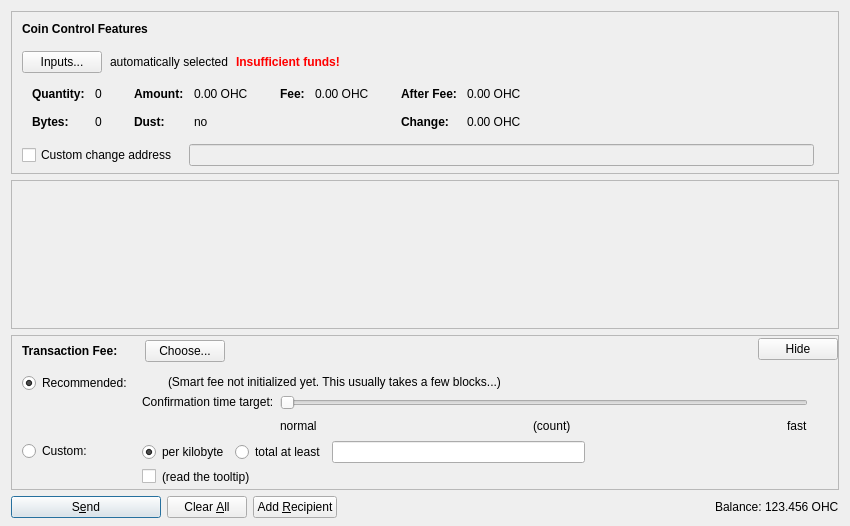
<?xml version="1.0" encoding="UTF-8"?>
<ui version="4.0">
 <class>SendCoinsDialog</class>
 <widget class="QDialog" name="SendCoinsDialog">
  <property name="geometry">
   <rect>
    <x>0</x>
    <y>0</y>
    <width>850</width>
    <height>526</height>
   </rect>
  </property>
  <property name="windowTitle">
   <string>Send Coins</string>
  </property>
  <layout class="QVBoxLayout" name="verticalLayout" stretch="0,1,0,0">
   <property name="bottomMargin">
    <number>8</number>
   </property>
   <item>
    <widget class="QFrame" name="frameCoinControl">
     <property name="sizePolicy">
      <sizepolicy hsizetype="Expanding" vsizetype="Expanding">
       <horstretch>0</horstretch>
       <verstretch>0</verstretch>
      </sizepolicy>
     </property>
     <property name="maximumSize">
      <size>
       <width>16777215</width>
       <height>16777215</height>
      </size>
     </property>
     <property name="frameShape">
      <enum>QFrame::StyledPanel</enum>
     </property>
     <property name="frameShadow">
      <enum>QFrame::Sunken</enum>
     </property>
     <layout class="QVBoxLayout" name="verticalLayoutCoinControl2">
      <property name="spacing">
       <number>0</number>
      </property>
      <property name="leftMargin">
       <number>0</number>
      </property>
      <property name="topMargin">
       <number>0</number>
      </property>
      <property name="rightMargin">
       <number>0</number>
      </property>
      <property name="bottomMargin">
       <number>6</number>
      </property>
      <item>
       <layout class="QVBoxLayout" name="verticalLayoutCoinControl" stretch="0,0,0,0,1">
        <property name="spacing">
         <number>0</number>
        </property>
        <property name="leftMargin">
         <number>10</number>
        </property>
        <property name="topMargin">
         <number>10</number>
        </property>
        <item>
         <layout class="QHBoxLayout" name="horizontalLayoutCoinControl1">
          <property name="bottomMargin">
           <number>15</number>
          </property>
          <item>
           <widget class="QLabel" name="labelCoinControlFeatures">
            <property name="sizePolicy">
             <sizepolicy hsizetype="Preferred" vsizetype="Maximum">
              <horstretch>0</horstretch>
              <verstretch>0</verstretch>
             </sizepolicy>
            </property>
            <property name="font">
             <font>
              <weight>75</weight>
              <bold>true</bold>
             </font>
            </property>
            <property name="styleSheet">
             <string notr="true">font-weight:bold;</string>
            </property>
            <property name="text">
             <string>Coin Control Features</string>
            </property>
           </widget>
          </item>
         </layout>
        </item>
        <item>
         <layout class="QHBoxLayout" name="horizontalLayoutCoinControl2" stretch="0,0,0,0">
          <property name="spacing">
           <number>8</number>
          </property>
          <property name="bottomMargin">
           <number>10</number>
          </property>
          <item>
           <widget class="QPushButton" name="pushButtonCoinControl">
            <property name="styleSheet">
             <string notr="true"/>
            </property>
            <property name="text">
             <string>Inputs...</string>
            </property>
            <property name="autoDefault">
             <bool>false</bool>
            </property>
           </widget>
          </item>
          <item>
           <widget class="QLabel" name="labelCoinControlAutomaticallySelected">
            <property name="text">
             <string>automatically selected</string>
            </property>
            <property name="margin">
             <number>5</number>
            </property>
           </widget>
          </item>
          <item>
           <widget class="QLabel" name="labelCoinControlInsuffFunds">
            <property name="font">
             <font>
              <weight>75</weight>
              <bold>true</bold>
             </font>
            </property>
            <property name="styleSheet">
             <string notr="true">color:red;font-weight:bold;</string>
            </property>
            <property name="text">
             <string>Insufficient funds!</string>
            </property>
            <property name="margin">
             <number>5</number>
            </property>
           </widget>
          </item>
          <item>
           <spacer name="horizontalSpacerCoinControl">
            <property name="orientation">
             <enum>Qt::Horizontal</enum>
            </property>
            <property name="sizeHint" stdset="0">
             <size>
              <width>40</width>
              <height>1</height>
             </size>
            </property>
           </spacer>
          </item>
         </layout>
        </item>
        <item>
         <widget class="QWidget" name="widgetCoinControl" native="true">
          <property name="sizePolicy">
           <sizepolicy hsizetype="Preferred" vsizetype="Preferred">
            <horstretch>0</horstretch>
            <verstretch>0</verstretch>
           </sizepolicy>
          </property>
          <property name="minimumSize">
           <size>
            <width>0</width>
            <height>0</height>
           </size>
          </property>
          <property name="styleSheet">
           <string notr="true"/>
          </property>
          <layout class="QHBoxLayout" name="horizontalLayoutCoinControl5">
           <property name="leftMargin">
            <number>0</number>
           </property>
           <property name="topMargin">
            <number>0</number>
           </property>
           <property name="rightMargin">
            <number>0</number>
           </property>
           <property name="bottomMargin">
            <number>0</number>
           </property>
           <item>
            <layout class="QHBoxLayout" name="horizontalLayoutCoinControl3" stretch="0,0,0,1">
             <property name="spacing">
              <number>20</number>
             </property>
             <property name="topMargin">
              <number>0</number>
             </property>
             <property name="bottomMargin">
              <number>10</number>
             </property>
             <item>
              <layout class="QFormLayout" name="formLayoutCoinControl1">
               <property name="horizontalSpacing">
                <number>10</number>
               </property>
               <property name="verticalSpacing">
                <number>14</number>
               </property>
               <property name="leftMargin">
                <number>10</number>
               </property>
               <property name="topMargin">
                <number>4</number>
               </property>
               <property name="rightMargin">
                <number>6</number>
               </property>
               <item row="0" column="0">
                <widget class="QLabel" name="labelCoinControlQuantityText">
                 <property name="font">
                  <font>
                   <weight>75</weight>
                   <bold>true</bold>
                  </font>
                 </property>
                 <property name="text">
                  <string>Quantity:</string>
                 </property>
                 <property name="margin">
                  <number>0</number>
                 </property>
                </widget>
               </item>
               <item row="0" column="1">
                <widget class="QLabel" name="labelCoinControlQuantity">
                 <property name="cursor">
                  <cursorShape>IBeamCursor</cursorShape>
                 </property>
                 <property name="contextMenuPolicy">
                  <enum>Qt::ActionsContextMenu</enum>
                 </property>
                 <property name="text">
                  <string notr="true">0</string>
                 </property>
                 <property name="margin">
                  <number>0</number>
                 </property>
                 <property name="textInteractionFlags">
                  <set>Qt::LinksAccessibleByMouse|Qt::TextSelectableByKeyboard|Qt::TextSelectableByMouse</set>
                 </property>
                </widget>
               </item>
               <item row="1" column="0">
                <widget class="QLabel" name="labelCoinControlBytesText">
                 <property name="font">
                  <font>
                   <weight>75</weight>
                   <bold>true</bold>
                  </font>
                 </property>
                 <property name="text">
                  <string>Bytes:</string>
                 </property>
                </widget>
               </item>
               <item row="1" column="1">
                <widget class="QLabel" name="labelCoinControlBytes">
                 <property name="cursor">
                  <cursorShape>IBeamCursor</cursorShape>
                 </property>
                 <property name="contextMenuPolicy">
                  <enum>Qt::ActionsContextMenu</enum>
                 </property>
                 <property name="text">
                  <string notr="true">0</string>
                 </property>
                 <property name="textInteractionFlags">
                  <set>Qt::LinksAccessibleByMouse|Qt::TextSelectableByKeyboard|Qt::TextSelectableByMouse</set>
                 </property>
                </widget>
               </item>
              </layout>
             </item>
             <item>
              <layout class="QFormLayout" name="formLayoutCoinControl2">
               <property name="horizontalSpacing">
                <number>10</number>
               </property>
               <property name="verticalSpacing">
                <number>14</number>
               </property>
               <property name="leftMargin">
                <number>6</number>
               </property>
               <property name="topMargin">
                <number>4</number>
               </property>
               <property name="rightMargin">
                <number>6</number>
               </property>
               <item row="0" column="0">
                <widget class="QLabel" name="labelCoinControlAmountText">
                 <property name="font">
                  <font>
                   <weight>75</weight>
                   <bold>true</bold>
                  </font>
                 </property>
                 <property name="text">
                  <string>Amount:</string>
                 </property>
                 <property name="margin">
                  <number>0</number>
                 </property>
                </widget>
               </item>
               <item row="0" column="1">
                <widget class="QLabel" name="labelCoinControlAmount">
                 <property name="cursor">
                  <cursorShape>IBeamCursor</cursorShape>
                 </property>
                 <property name="contextMenuPolicy">
                  <enum>Qt::ActionsContextMenu</enum>
                 </property>
                 <property name="text">
                  <string notr="true">0.00 OHC</string>
                 </property>
                 <property name="textInteractionFlags">
                  <set>Qt::LinksAccessibleByMouse|Qt::TextSelectableByKeyboard|Qt::TextSelectableByMouse</set>
                 </property>
                </widget>
               </item>
               <item row="1" column="0">
                <widget class="QLabel" name="labelCoinControlLowOutputText">
                 <property name="font">
                  <font>
                   <weight>75</weight>
                   <bold>true</bold>
                  </font>
                 </property>
                 <property name="text">
                  <string>Dust:</string>
                 </property>
                </widget>
               </item>
               <item row="1" column="1">
                <widget class="QLabel" name="labelCoinControlLowOutput">
                 <property name="cursor">
                  <cursorShape>IBeamCursor</cursorShape>
                 </property>
                 <property name="contextMenuPolicy">
                  <enum>Qt::ActionsContextMenu</enum>
                 </property>
                 <property name="text">
                  <string notr="true">no</string>
                 </property>
                 <property name="textInteractionFlags">
                  <set>Qt::LinksAccessibleByMouse|Qt::TextSelectableByKeyboard|Qt::TextSelectableByMouse</set>
                 </property>
                </widget>
               </item>
              </layout>
             </item>
             <item>
              <layout class="QFormLayout" name="formLayoutCoinControl3">
               <property name="horizontalSpacing">
                <number>10</number>
               </property>
               <property name="verticalSpacing">
                <number>14</number>
               </property>
               <property name="leftMargin">
                <number>6</number>
               </property>
               <property name="topMargin">
                <number>4</number>
               </property>
               <property name="rightMargin">
                <number>6</number>
               </property>
               <item row="0" column="0">
                <widget class="QLabel" name="labelCoinControlFeeText">
                 <property name="font">
                  <font>
                   <weight>75</weight>
                   <bold>true</bold>
                  </font>
                 </property>
                 <property name="text">
                  <string>Fee:</string>
                 </property>
                 <property name="margin">
                  <number>0</number>
                 </property>
                </widget>
               </item>
               <item row="0" column="1">
                <widget class="QLabel" name="labelCoinControlFee">
                 <property name="cursor">
                  <cursorShape>IBeamCursor</cursorShape>
                 </property>
                 <property name="contextMenuPolicy">
                  <enum>Qt::ActionsContextMenu</enum>
                 </property>
                 <property name="text">
                  <string notr="true">0.00 OHC</string>
                 </property>
                 <property name="textInteractionFlags">
                  <set>Qt::LinksAccessibleByMouse|Qt::TextSelectableByKeyboard|Qt::TextSelectableByMouse</set>
                 </property>
                </widget>
               </item>
              </layout>
             </item>
             <item>
              <layout class="QFormLayout" name="formLayoutCoinControl4">
               <property name="horizontalSpacing">
                <number>10</number>
               </property>
               <property name="verticalSpacing">
                <number>14</number>
               </property>
               <property name="leftMargin">
                <number>6</number>
               </property>
               <property name="topMargin">
                <number>4</number>
               </property>
               <property name="rightMargin">
                <number>6</number>
               </property>
               <item row="0" column="0">
                <widget class="QLabel" name="labelCoinControlAfterFeeText">
                 <property name="font">
                  <font>
                   <weight>75</weight>
                   <bold>true</bold>
                  </font>
                 </property>
                 <property name="text">
                  <string>After Fee:</string>
                 </property>
                 <property name="margin">
                  <number>0</number>
                 </property>
                </widget>
               </item>
               <item row="0" column="1">
                <widget class="QLabel" name="labelCoinControlAfterFee">
                 <property name="cursor">
                  <cursorShape>IBeamCursor</cursorShape>
                 </property>
                 <property name="contextMenuPolicy">
                  <enum>Qt::ActionsContextMenu</enum>
                 </property>
                 <property name="text">
                  <string notr="true">0.00 OHC</string>
                 </property>
                 <property name="textInteractionFlags">
                  <set>Qt::LinksAccessibleByMouse|Qt::TextSelectableByKeyboard|Qt::TextSelectableByMouse</set>
                 </property>
                </widget>
               </item>
               <item row="1" column="0">
                <widget class="QLabel" name="labelCoinControlChangeText">
                 <property name="font">
                  <font>
                   <weight>75</weight>
                   <bold>true</bold>
                  </font>
                 </property>
                 <property name="text">
                  <string>Change:</string>
                 </property>
                </widget>
               </item>
               <item row="1" column="1">
                <widget class="QLabel" name="labelCoinControlChange">
                 <property name="cursor">
                  <cursorShape>IBeamCursor</cursorShape>
                 </property>
                 <property name="contextMenuPolicy">
                  <enum>Qt::ActionsContextMenu</enum>
                 </property>
                 <property name="text">
                  <string notr="true">0.00 OHC</string>
                 </property>
                 <property name="textInteractionFlags">
                  <set>Qt::LinksAccessibleByMouse|Qt::TextSelectableByKeyboard|Qt::TextSelectableByMouse</set>
                 </property>
                </widget>
               </item>
              </layout>
             </item>
            </layout>
           </item>
          </layout>
         </widget>
        </item>
        <item>
         <layout class="QHBoxLayout" name="horizontalLayoutCoinControl4" stretch="0,0,0">
          <property name="spacing">
           <number>12</number>
          </property>
          <property name="sizeConstraint">
           <enum>QLayout::SetDefaultConstraint</enum>
          </property>
          <property name="topMargin">
           <number>5</number>
          </property>
          <property name="rightMargin">
           <number>5</number>
          </property>
          <item>
           <widget class="QCheckBox" name="checkBoxCoinControlChange">
            <property name="toolTip">
             <string>If this is activated, but the change address is empty or invalid, change will be sent to a newly generated address.</string>
            </property>
            <property name="text">
             <string>Custom change address</string>
            </property>
           </widget>
          </item>
          <item>
           <widget class="QValidatedLineEdit" name="lineEditCoinControlChange">
            <property name="enabled">
             <bool>false</bool>
            </property>
            <property name="sizePolicy">
             <sizepolicy hsizetype="Expanding" vsizetype="Fixed">
              <horstretch>0</horstretch>
              <verstretch>0</verstretch>
             </sizepolicy>
            </property>
           </widget>
          </item>
          <item>
           <widget class="QLabel" name="labelCoinControlChangeLabel">
            <property name="sizePolicy">
             <sizepolicy hsizetype="Preferred" vsizetype="Expanding">
              <horstretch>0</horstretch>
              <verstretch>0</verstretch>
             </sizepolicy>
            </property>
            <property name="minimumSize">
             <size>
              <width>0</width>
              <height>0</height>
             </size>
            </property>
            <property name="text">
             <string/>
            </property>
            <property name="margin">
             <number>3</number>
            </property>
           </widget>
          </item>
         </layout>
        </item>
        <item>
         <spacer name="verticalSpacerCoinControl">
          <property name="orientation">
           <enum>Qt::Vertical</enum>
          </property>
          <property name="sizeHint" stdset="0">
           <size>
            <width>800</width>
            <height>1</height>
           </size>
          </property>
         </spacer>
        </item>
       </layout>
      </item>
     </layout>
    </widget>
   </item>
   <item>
    <widget class="QScrollArea" name="scrollArea">
     <property name="widgetResizable">
      <bool>true</bool>
     </property>
     <widget class="QWidget" name="scrollAreaWidgetContents">
      <property name="geometry">
       <rect>
        <x>0</x>
        <y>0</y>
        <width>830</width>
        <height>104</height>
       </rect>
      </property>
      <layout class="QVBoxLayout" name="verticalLayout_2" stretch="0,1">
       <property name="leftMargin">
        <number>0</number>
       </property>
       <property name="topMargin">
        <number>0</number>
       </property>
       <property name="rightMargin">
        <number>0</number>
       </property>
       <property name="bottomMargin">
        <number>0</number>
       </property>
       <item>
        <layout class="QVBoxLayout" name="entries">
         <property name="spacing">
          <number>6</number>
         </property>
        </layout>
       </item>
       <item>
        <spacer name="verticalSpacer">
         <property name="orientation">
          <enum>Qt::Vertical</enum>
         </property>
         <property name="sizeHint" stdset="0">
          <size>
           <width>20</width>
           <height>40</height>
          </size>
         </property>
        </spacer>
       </item>
      </layout>
     </widget>
    </widget>
   </item>
   <item>
    <widget class="QFrame" name="frameFee">
     <property name="sizePolicy">
      <sizepolicy hsizetype="Expanding" vsizetype="Expanding">
       <horstretch>0</horstretch>
       <verstretch>0</verstretch>
      </sizepolicy>
     </property>
     <property name="maximumSize">
      <size>
       <width>16777215</width>
       <height>16777215</height>
      </size>
     </property>
     <property name="frameShape">
      <enum>QFrame::StyledPanel</enum>
     </property>
     <property name="frameShadow">
      <enum>QFrame::Sunken</enum>
     </property>
     <layout class="QVBoxLayout" name="verticalLayoutFee1">
      <property name="spacing">
       <number>0</number>
      </property>
      <property name="leftMargin">
       <number>0</number>
      </property>
      <property name="topMargin">
       <number>0</number>
      </property>
      <property name="rightMargin">
       <number>0</number>
      </property>
      <property name="bottomMargin">
       <number>0</number>
      </property>
      <item>
       <layout class="QVBoxLayout" name="verticalLayoutFee2" stretch="0,0,0">
        <property name="spacing">
         <number>0</number>
        </property>
        <property name="leftMargin">
         <number>10</number>
        </property>
        <property name="topMargin">
         <number>0</number>
        </property>
        <item>
         <layout class="QHBoxLayout" name="horizontalLayoutFee1">
          <property name="bottomMargin">
           <number>0</number>
          </property>
          <item>
           <layout class="QVBoxLayout" name="verticalLayoutFee7">
            <property name="spacing">
             <number>0</number>
            </property>
            <item>
             <spacer name="verticalSpacerSmartFee">
              <property name="orientation">
               <enum>Qt::Vertical</enum>
              </property>
              <property name="sizeType">
               <enum>QSizePolicy::Fixed</enum>
              </property>
              <property name="sizeHint" stdset="0">
               <size>
                <width>1</width>
                <height>4</height>
               </size>
              </property>
             </spacer>
            </item>
            <item>
             <layout class="QHBoxLayout" name="horizontalLayoutSmartFee">
              <property name="spacing">
               <number>10</number>
              </property>
              <item>
               <widget class="QLabel" name="labelFeeHeadline">
                <property name="sizePolicy">
                 <sizepolicy hsizetype="Preferred" vsizetype="Maximum">
                  <horstretch>0</horstretch>
                  <verstretch>0</verstretch>
                 </sizepolicy>
                </property>
                <property name="font">
                 <font>
                  <weight>75</weight>
                  <bold>true</bold>
                 </font>
                </property>
                <property name="styleSheet">
                 <string notr="true">font-weight:bold;</string>
                </property>
                <property name="text">
                 <string>Transaction Fee:</string>
                </property>
               </widget>
              </item>
              <item>
               <widget class="QLabel" name="labelFeeMinimized">
                <property name="text">
                 <string/>
                </property>
               </widget>
              </item>
              <item>
               <widget class="QPushButton" name="buttonChooseFee">
                <property name="text">
                 <string>Choose...</string>
                </property>
               </widget>
              </item>
             </layout>
            </item>
            <item>
             <spacer name="verticalSpacer_5">
              <property name="orientation">
               <enum>Qt::Vertical</enum>
              </property>
              <property name="sizeHint" stdset="0">
               <size>
                <width>1</width>
                <height>1</height>
               </size>
              </property>
             </spacer>
            </item>
           </layout>
          </item>
          <item>
           <spacer name="horizontalSpacer_4">
            <property name="orientation">
             <enum>Qt::Horizontal</enum>
            </property>
            <property name="sizeHint" stdset="0">
             <size>
              <width>40</width>
              <height>20</height>
             </size>
            </property>
           </spacer>
          </item>
          <item>
           <widget class="QPushButton" name="buttonMinimizeFee">
            <property name="toolTip">
             <string>collapse fee-settings</string>
            </property>
            <property name="text">
             <string>Hide</string>
            </property>
           </widget>
          </item>
         </layout>
        </item>
        <item>
         <widget class="QFrame" name="frameFeeSelection">
          <layout class="QVBoxLayout" name="verticalLayoutFee12">
           <property name="spacing">
            <number>0</number>
           </property>
           <property name="leftMargin">
            <number>0</number>
           </property>
           <property name="topMargin">
            <number>0</number>
           </property>
           <property name="rightMargin">
            <number>0</number>
           </property>
           <property name="bottomMargin">
            <number>0</number>
           </property>
           <item>
            <layout class="QGridLayout" name="gridLayoutFee">
             <property name="topMargin">
              <number>10</number>
             </property>
             <property name="bottomMargin">
              <number>4</number>
             </property>
             <property name="horizontalSpacing">
              <number>10</number>
             </property>
             <property name="verticalSpacing">
              <number>4</number>
             </property>
             <item row="1" column="1">
              <layout class="QVBoxLayout" name="verticalLayoutFee8">
               <property name="spacing">
                <number>6</number>
               </property>
               <item>
                <layout class="QHBoxLayout" name="horizontalLayoutFee13">
                 <item>
                  <widget class="QRadioButton" name="radioCustomPerKilobyte">
                   <property name="toolTip">
                    <string>If the custom fee is set to 1000 satoshis and the transaction is only 250 bytes, then &quot;per kilobyte&quot; only pays 250 satoshis in fee, while &quot;total at least&quot; pays 1000 satoshis. For transactions bigger than a kilobyte both pay by kilobyte.</string>
                   </property>
                   <property name="text">
                    <string>per kilobyte</string>
                   </property>
                   <property name="checked">
                    <bool>true</bool>
                   </property>
                   <attribute name="buttonGroup">
                    <string notr="true">groupCustomFee</string>
                   </attribute>
                  </widget>
                 </item>
                 <item>
                  <widget class="QRadioButton" name="radioCustomAtLeast">
                   <property name="toolTip">
                    <string>If the custom fee is set to 1000 satoshis and the transaction is only 250 bytes, then &quot;per kilobyte&quot; only pays 250 satoshis in fee, while &quot;total at least&quot; pays 1000 satoshis. For transactions bigger than a kilobyte both pay by kilobyte.</string>
                   </property>
                   <property name="text">
                    <string>total at least</string>
                   </property>
                   <attribute name="buttonGroup">
                    <string notr="true">groupCustomFee</string>
                   </attribute>
                  </widget>
                 </item>
                 <item>
                  <widget class="BitcoinAmountField" name="customFee"/>
                 </item>
                 <item>
                  <spacer name="horizontalSpacer_6">
                   <property name="orientation">
                    <enum>Qt::Horizontal</enum>
                   </property>
                   <property name="sizeHint" stdset="0">
                    <size>
                     <width>1</width>
                     <height>1</height>
                    </size>
                   </property>
                  </spacer>
                 </item>
                </layout>
               </item>
               <item>
                <layout class="QHBoxLayout" name="horizontalLayoutFee8">
                 <item>
                  <widget class="QCheckBox" name="checkBoxMinimumFee">
                   <property name="toolTip">
                    <string>Paying only the minimum fee is just fine as long as there is less transaction volume than space in the blocks. But be aware that this can end up in a never confirming transaction once there is more demand for ohwecoin transactions than the network can process.</string>
                   </property>
                   <property name="text">
                    <string/>
                   </property>
                  </widget>
                 </item>
                 <item>
                  <widget class="QLabel" name="labelMinFeeWarning">
                   <property name="enabled">
                    <bool>true</bool>
                   </property>
                   <property name="toolTip">
                    <string>Paying only the minimum fee is just fine as long as there is less transaction volume than space in the blocks. But be aware that this can end up in a never confirming transaction once there is more demand for ohwecoin transactions than the network can process.</string>
                   </property>
                   <property name="text">
                    <string>(read the tooltip)</string>
                   </property>
                   <property name="margin">
                    <number>5</number>
                   </property>
                  </widget>
                 </item>
                 <item>
                  <spacer name="horizontalSpacer_2">
                   <property name="orientation">
                    <enum>Qt::Horizontal</enum>
                   </property>
                   <property name="sizeHint" stdset="0">
                    <size>
                     <width>1</width>
                     <height>1</height>
                    </size>
                   </property>
                  </spacer>
                 </item>
                </layout>
               </item>
              </layout>
             </item>
             <item row="0" column="0">
              <layout class="QVBoxLayout" name="verticalLayoutFee4" stretch="0,1">
               <item>
                <widget class="QRadioButton" name="radioSmartFee">
                 <property name="text">
                  <string>Recommended:</string>
                 </property>
                 <property name="checked">
                  <bool>true</bool>
                 </property>
                 <attribute name="buttonGroup">
                  <string notr="true">groupFee</string>
                 </attribute>
                </widget>
               </item>
               <item>
                <spacer name="verticalSpacer_2">
                 <property name="orientation">
                  <enum>Qt::Vertical</enum>
                 </property>
                 <property name="sizeHint" stdset="0">
                  <size>
                   <width>1</width>
                   <height>1</height>
                  </size>
                 </property>
                </spacer>
               </item>
              </layout>
             </item>
             <item row="1" column="0">
              <layout class="QVBoxLayout" name="verticalLayoutFee9" stretch="0,1">
               <item>
                <widget class="QRadioButton" name="radioCustomFee">
                 <property name="text">
                  <string>Custom:</string>
                 </property>
                 <attribute name="buttonGroup">
                  <string notr="true">groupFee</string>
                 </attribute>
                </widget>
               </item>
               <item>
                <spacer name="verticalSpacer_6">
                 <property name="orientation">
                  <enum>Qt::Vertical</enum>
                 </property>
                 <property name="sizeHint" stdset="0">
                  <size>
                   <width>1</width>
                   <height>1</height>
                  </size>
                 </property>
                </spacer>
               </item>
              </layout>
             </item>
             <item row="0" column="1">
              <layout class="QVBoxLayout" name="verticalLayoutFee3" stretch="0,0,1">
               <property name="spacing">
                <number>6</number>
               </property>
               <property name="topMargin">
                <number>2</number>
               </property>
               <item>
                <layout class="QHBoxLayout" name="horizontalLayoutFee12">
                 <item>
                  <widget class="QLabel" name="labelSmartFee">
                   <property name="text">
                    <string/>
                   </property>
                   <property name="margin">
                    <number>2</number>
                   </property>
                  </widget>
                 </item>
                 <item>
                  <widget class="QLabel" name="labelFeeEstimation">
                   <property name="text">
                    <string/>
                   </property>
                  </widget>
                 </item>
                 <item>
                  <widget class="QLabel" name="labelSmartFee2">
                   <property name="text">
                    <string>(Smart fee not initialized yet. This usually takes a few blocks...)</string>
                   </property>
                   <property name="margin">
                    <number>2</number>
                   </property>
                  </widget>
                 </item>
                 <item>
                  <spacer name="horizontalSpacer_5">
                   <property name="orientation">
                    <enum>Qt::Horizontal</enum>
                   </property>
                   <property name="sizeHint" stdset="0">
                    <size>
                     <width>1</width>
                     <height>1</height>
                    </size>
                   </property>
                  </spacer>
                 </item>
                </layout>
               </item>
               <item>
                <layout class="QHBoxLayout" name="horizontalLayoutFee9">
                 <item>
                  <layout class="QVBoxLayout" name="verticalLayoutFee6">
                   <item>
                    <widget class="QLabel" name="labelSmartFee3">
                     <property name="text">
                      <string>Confirmation time target:</string>
                     </property>
                     <property name="margin">
                      <number>2</number>
                     </property>
                    </widget>
                   </item>
                   <item>
                    <spacer name="verticalSpacer_3">
                     <property name="orientation">
                      <enum>Qt::Vertical</enum>
                     </property>
                     <property name="sizeHint" stdset="0">
                      <size>
                       <width>1</width>
                       <height>1</height>
                      </size>
                     </property>
                    </spacer>
                   </item>
                  </layout>
                 </item>
                 <item>
                  <layout class="QVBoxLayout" name="verticalLayoutFee5">
                   <property name="rightMargin">
                    <number>30</number>
                   </property>
                   <item>
                    <widget class="QSlider" name="sliderSmartFee">
                     <property name="minimum">
                      <number>0</number>
                     </property>
                     <property name="maximum">
                      <number>23</number>
                     </property>
                     <property name="pageStep">
                      <number>1</number>
                     </property>
                     <property name="value">
                      <number>0</number>
                     </property>
                     <property name="orientation">
                      <enum>Qt::Horizontal</enum>
                     </property>
                     <property name="invertedAppearance">
                      <bool>false</bool>
                     </property>
                     <property name="invertedControls">
                      <bool>false</bool>
                     </property>
                     <property name="tickPosition">
                      <enum>QSlider::NoTicks</enum>
                     </property>
                    </widget>
                   </item>
                   <item>
                    <layout class="QHBoxLayout" name="horizontalLayoutFee10">
                     <item>
                      <widget class="QLabel" name="labelSmartFeeNormal">
                       <property name="text">
                        <string>normal</string>
                       </property>
                      </widget>
                     </item>
                     <item>
                      <spacer name="horizontalSpacer_7">
                       <property name="orientation">
                        <enum>Qt::Horizontal</enum>
                       </property>
                       <property name="sizeHint" stdset="0">
                        <size>
                         <width>40</width>
                         <height>20</height>
                        </size>
                       </property>
                      </spacer>
                     </item>
                     <item>
                      <widget class="QLabel" name="confirmationTargetLabel">
                       <property name="text">
                        <string notr="true">(count)</string>
                       </property>
                      </widget>
                     </item>
                     <item>
                      <spacer name="horizontalSpacer_3">
                       <property name="orientation">
                        <enum>Qt::Horizontal</enum>
                       </property>
                       <property name="sizeHint" stdset="0">
                        <size>
                         <width>40</width>
                         <height>20</height>
                        </size>
                       </property>
                      </spacer>
                     </item>
                     <item>
                      <widget class="QLabel" name="labelSmartFeeFast">
                       <property name="text">
                        <string>fast</string>
                       </property>
                      </widget>
                     </item>
                    </layout>
                   </item>
                  </layout>
                 </item>
                </layout>
               </item>
               <item>
                <spacer name="verticalSpacer_4">
                 <property name="orientation">
                  <enum>Qt::Vertical</enum>
                 </property>
                 <property name="sizeHint" stdset="0">
                  <size>
                   <width>1</width>
                   <height>1</height>
                  </size>
                 </property>
                </spacer>
               </item>
              </layout>
             </item>
            </layout>
           </item>
          </layout>
         </widget>
        </item>
        <item>
         <spacer name="verticalSpacerFee">
          <property name="orientation">
           <enum>Qt::Vertical</enum>
          </property>
          <property name="sizeHint" stdset="0">
           <size>
            <width>800</width>
            <height>1</height>
           </size>
          </property>
         </spacer>
        </item>
       </layout>
      </item>
     </layout>
    </widget>
   </item>
   <item>
    <layout class="QHBoxLayout" name="horizontalLayout">
     <item>
      <widget class="QPushButton" name="sendButton">
       <property name="minimumSize">
        <size>
         <width>150</width>
         <height>0</height>
        </size>
       </property>
       <property name="toolTip">
        <string>Confirm the send action</string>
       </property>
       <property name="text">
        <string>S&amp;end</string>
       </property>
       <property name="icon">
        <iconset resource="../bitcoin.qrc">
         <normaloff>:/icons/send</normaloff>:/icons/send</iconset>
       </property>
       <property name="autoDefault">
        <bool>false</bool>
       </property>
       <property name="default">
        <bool>true</bool>
       </property>
      </widget>
     </item>
     <item>
      <widget class="QPushButton" name="clearButton">
       <property name="sizePolicy">
        <sizepolicy hsizetype="Minimum" vsizetype="Fixed">
         <horstretch>0</horstretch>
         <verstretch>0</verstretch>
        </sizepolicy>
       </property>
       <property name="toolTip">
        <string>Clear all fields of the form.</string>
       </property>
       <property name="text">
        <string>Clear &amp;All</string>
       </property>
       <property name="icon">
        <iconset resource="../bitcoin.qrc">
         <normaloff>:/icons/remove</normaloff>:/icons/remove</iconset>
       </property>
       <property name="autoDefault">
        <bool>false</bool>
       </property>
      </widget>
     </item>
     <item>
      <widget class="QPushButton" name="addButton">
       <property name="toolTip">
        <string>Send to multiple recipients at once</string>
       </property>
       <property name="text">
        <string>Add &amp;Recipient</string>
       </property>
       <property name="icon">
        <iconset resource="../bitcoin.qrc">
         <normaloff>:/icons/add</normaloff>:/icons/add</iconset>
       </property>
       <property name="autoDefault">
        <bool>false</bool>
       </property>
      </widget>
     </item>
     <item>
      <spacer name="horizontalSpacer">
       <property name="orientation">
        <enum>Qt::Horizontal</enum>
       </property>
       <property name="sizeHint" stdset="0">
        <size>
         <width>40</width>
         <height>20</height>
        </size>
       </property>
      </spacer>
     </item>
     <item>
      <layout class="QHBoxLayout" name="horizontalLayout_2">
       <property name="spacing">
        <number>3</number>
       </property>
       <item>
        <widget class="QLabel" name="label">
         <property name="sizePolicy">
          <sizepolicy hsizetype="Preferred" vsizetype="Fixed">
           <horstretch>0</horstretch>
           <verstretch>0</verstretch>
          </sizepolicy>
         </property>
         <property name="text">
          <string>Balance:</string>
         </property>
        </widget>
       </item>
       <item>
        <widget class="QLabel" name="labelBalance">
         <property name="sizePolicy">
          <sizepolicy hsizetype="Preferred" vsizetype="Fixed">
           <horstretch>0</horstretch>
           <verstretch>0</verstretch>
          </sizepolicy>
         </property>
         <property name="cursor">
          <cursorShape>IBeamCursor</cursorShape>
         </property>
         <property name="text">
          <string notr="true">123.456 OHC</string>
         </property>
         <property name="textInteractionFlags">
          <set>Qt::LinksAccessibleByMouse|Qt::TextSelectableByKeyboard|Qt::TextSelectableByMouse</set>
         </property>
        </widget>
       </item>
      </layout>
     </item>
    </layout>
   </item>
  </layout>
 </widget>
 <customwidgets>
  <customwidget>
   <class>QValidatedLineEdit</class>
   <extends>QLineEdit</extends>
   <header>qvalidatedlineedit.h</header>
  </customwidget>
  <customwidget>
   <class>BitcoinAmountField</class>
   <extends>QLineEdit</extends>
   <header>bitcoinamountfield.h</header>
   <container>1</container>
  </customwidget>
 </customwidgets>
 <resources>
  <include location="../bitcoin.qrc"/>
 </resources>
 <connections/>
 <buttongroups>
  <buttongroup name="groupFee"/>
  <buttongroup name="groupCustomFee"/>
 </buttongroups>
</ui>
